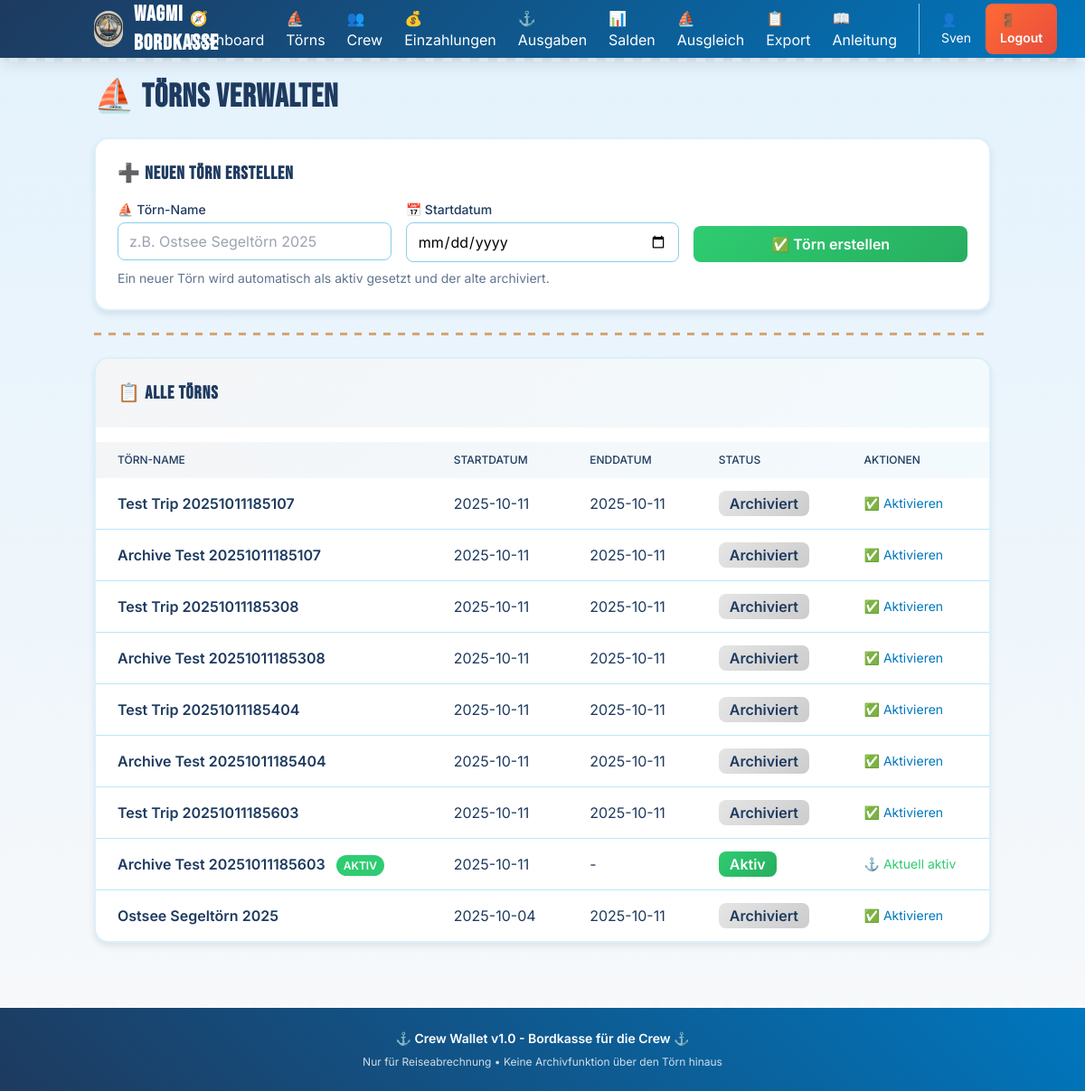
/trips/ (signed in), run on an earlier commit of the app's database.
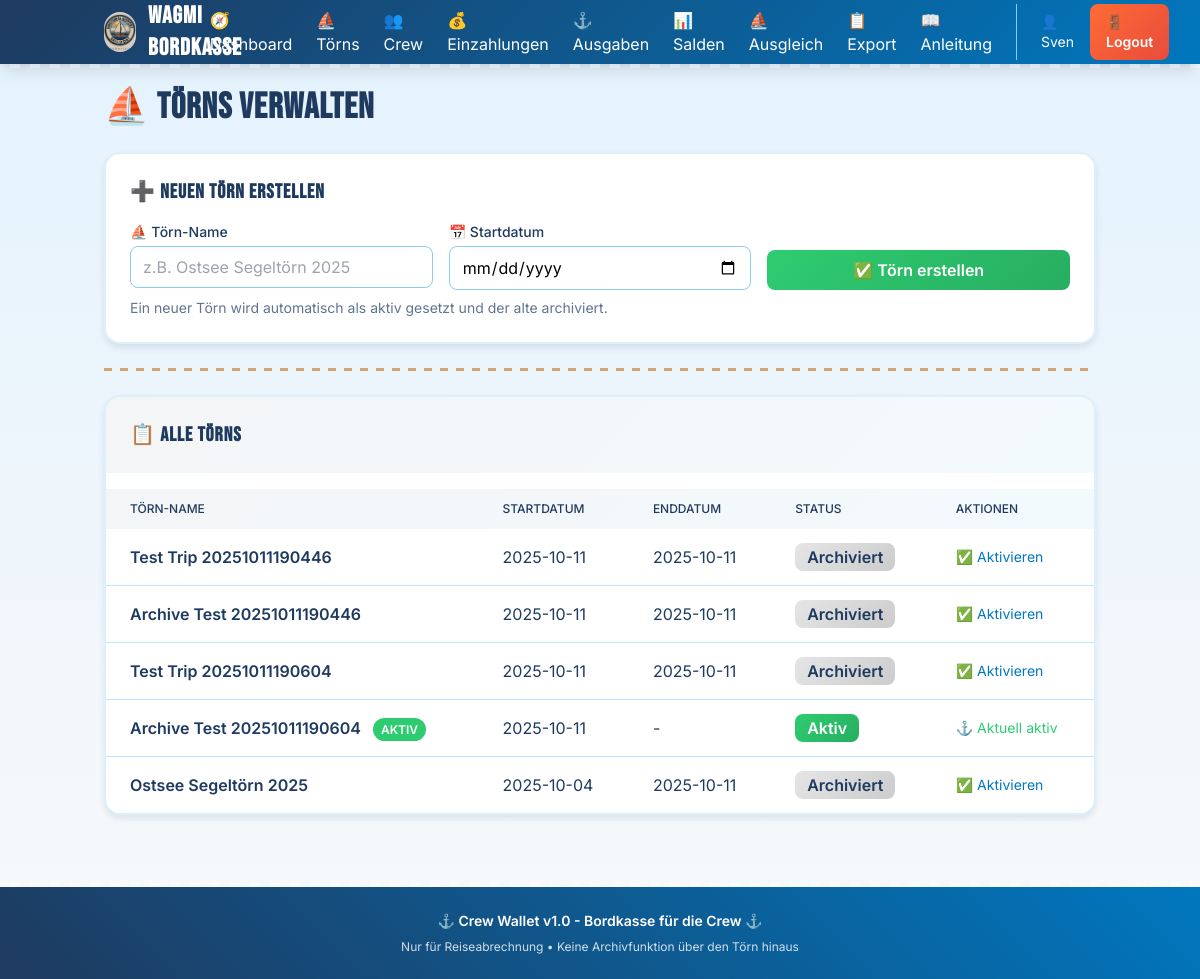
And on a later commit of the database.
### models.py (models this page shows)
class Trip(Base):
    __tablename__ = "trips"
    id = Column(Integer, primary_key=True, index=True)
    name = Column(String(100), nullable=False)
    start_date = Column(Date, nullable=False)
    end_date = Column(Date, nullable=True)
    status = Column(SQLEnum(TripStatus), nullable=False, default=TripStatus.active)
    created_at = Column(DateTime, default=datetime.utcnow)
    crew_members = relationship("CrewMember", back_populates="trip", cascade="all, delete-orphan")
    deposits = relationship("Deposit", back_populates="trip", cascade="all, delete-orphan")
    expenses = relationship("Expense", back_populates="trip", cascade="all, delete-orphan")

### routers/trips.py (the view)
@router.get("/", response_class=HTMLResponse)
async def trips_page(request: Request, db: Session = Depends(get_db)):
    trips = db.query(Trip).order_by(Trip.start_date.desc()).all()
    active_trip = db.query(Trip).filter(Trip.status == TripStatus.active).first()
    return templates.TemplateResponse("trips.html", {
        "request": request,
        "trips": trips,
        "active_trip": active_trip
    })

### templates/trips.html
{% extends "layout.html" %}
{% block content %}
<div class="space-y-6">
    <h1 class="text-4xl font-bold maritime-header" style="color: var(--navy-deep);">⛵ Törns verwalten</h1>
    <div class="bg-white porthole-card p-6">
        <h2 class="text-xl font-bold maritime-header mb-4" style="color: var(--navy-deep);">➕ Neuen Törn erstellen</h2>
        <form method="post" action="/trips/new" class="grid grid-cols-1 md:grid-cols-3 gap-4">
            <div>
                <label class="block text-sm font-medium mb-1" style="color: var(--navy-deep);">⛵ Törn-Name</label>
                <input type="text" name="name" required class="w-full px-3 py-2 border rounded-lg" style="border-color: var(--sky-blue);" placeholder="z.B. Ostsee Segeltörn 2025">
            </div>
            <div>
                <label class="block text-sm font-medium mb-1" style="color: var(--navy-deep);">📅 Startdatum</label>
                <input type="date" name="start_date" required class="w-full px-3 py-2 border rounded-lg" style="border-color: var(--sky-blue);">
            </div>
            <div class="flex items-end">
                <button type="submit" class="w-full text-white px-6 py-2 rounded-lg transition touch-action font-semibold" style="background: linear-gradient(135deg, var(--sea-foam) 0%, #27ae60 100%);">
                    ✅ Törn erstellen
                </button>
            </div>
        </form>
        <p class="text-sm mt-2" style="color: var(--navy-deep); opacity: 0.7;">Ein neuer Törn wird automatisch als aktiv gesetzt und der alte archiviert.</p>
    </div>
    <div class="rope-divider"></div>
    <div class="bg-white porthole-card overflow-hidden">
        <div class="p-6 mb-4" style="background: linear-gradient(135deg, rgba(30, 58, 95, 0.05) 0%, rgba(135, 206, 235, 0.1) 100%);">
            <h2 class="text-xl font-bold maritime-header" style="color: var(--navy-deep);">📋 Alle Törns</h2>
        </div>
        <div class="overflow-x-auto">
            <table class="min-w-full">
                <thead style="background: linear-gradient(135deg, rgba(30, 58, 95, 0.05) 0%, rgba(135, 206, 235, 0.1) 100%);">
                    <tr>
                        <th class="px-6 py-3 text-left text-xs font-medium uppercase" style="color: var(--navy-deep);">Törn-Name</th>
                        <th class="px-6 py-3 text-left text-xs font-medium uppercase" style="color: var(--navy-deep);">Startdatum</th>
                        <th class="px-6 py-3 text-left text-xs font-medium uppercase" style="color: var(--navy-deep);">Enddatum</th>
                        <th class="px-6 py-3 text-left text-xs font-medium uppercase" style="color: var(--navy-deep);">Status</th>
                        <th class="px-6 py-3 text-left text-xs font-medium uppercase" style="color: var(--navy-deep);">Aktionen</th>
                    </tr>
                </thead>
                <tbody class="divide-y divide-sky-200">
                    {% for trip in trips %}
                    <tr>
                        <td class="px-6 py-4 whitespace-nowrap font-semibold" style="color: var(--navy-deep);">
                            {{ trip.name }}
                            {% if trip.id == active_trip.id %}
                            <span class="ml-2 text-xs px-2 py-1 rounded-full" style="background: var(--sea-foam); color: white;">AKTIV</span>
                            {% endif %}
                        </td>
                        <td class="px-6 py-4 whitespace-nowrap" style="color: var(--navy-deep);">{{ trip.start_date }}</td>
                        <td class="px-6 py-4 whitespace-nowrap" style="color: var(--navy-deep);">{{ trip.end_date or '-' }}</td>
                        <td class="px-6 py-4 whitespace-nowrap">
                            {% if trip.status.value == 'active' %}
                            <span class="px-3 py-1 rounded-lg font-semibold" style="background: linear-gradient(135deg, var(--sea-foam) 0%, #27ae60 100%); color: white;">Aktiv</span>
                            {% else %}
                            <span class="px-3 py-1 rounded-lg font-semibold" style="background: linear-gradient(135deg, rgba(0,0,0,0.1) 0%, rgba(0,0,0,0.2) 100%); color: var(--navy-deep);">Archiviert</span>
                            {% endif %}
                        </td>
                        <td class="px-6 py-4 whitespace-nowrap text-sm space-x-2">
                            {% if trip.status.value == 'archived' %}
                            <form action="/trips/{{ trip.id }}/activate" method="post" class="inline">
                                <button type="submit" class="hover:underline touch-action" style="color: var(--ocean-blue);">✅ Aktivieren</button>
                            </form>
                            {% elif trip.id != active_trip.id %}
                            <form action="/trips/{{ trip.id }}/archive" method="post" class="inline" onsubmit="return confirm('Törn wirklich archivieren?')">
                                <button type="submit" class="hover:underline touch-action" style="color: var(--coral);">📦 Archivieren</button>
                            </form>
                            {% else %}
                            <span style="color: var(--sea-foam);">⚓ Aktuell aktiv</span>
                            {% endif %}
                        </td>
                    </tr>
                    {% endfor %}
                </tbody>
            </table>
        </div>
    </div>
</div>
{% endblock %}

### templates/layout.html (shortened to what this page needs)
<!DOCTYPE html>
<html lang="de">
<head>
    <script src="https://cdn.tailwindcss.com"></script>
</head>
<body>
    <nav class="ocean-gradient text-white shadow-lg sticky top-0 z-50 wave-border">
        <div class="container mx-auto px-4">
            <div class="flex items-center justify-between h-16">
                <div class="flex items-center space-x-3">
                    <img src="/static/logo.jpeg" alt="Logo" class="w-10 h-10 rounded-full object-cover">
                    <a href="/" class="text-2xl font-bold maritime-header">WAGMI Bordkasse</a>
                </div>
                <div id="menu" class="hidden lg:flex lg:items-center lg:space-x-6">
                    <a href="/" class="block py-2 lg:py-0 hover:text-sky-200 transition touch-action">🧭 Dashboard</a>
                    <a href="/trips" class="block py-2 lg:py-0 hover:text-sky-200 transition touch-action">⛵ Törns</a>
                    <a href="/crew" class="block py-2 lg:py-0 hover:text-sky-200 transition touch-action">👥 Crew</a>
                    <a href="/deposits" class="block py-2 lg:py-0 hover:text-sky-200 transition touch-action">💰 Einzahlungen</a>
                    <a href="/expenses" class="block py-2 lg:py-0 hover:text-sky-200 transition touch-action">⚓ Ausgaben</a>
                    <a href="/balances" class="block py-2 lg:py-0 hover:text-sky-200 transition touch-action">📊 Salden</a>
                    <a href="/settlement" class="block py-2 lg:py-0 hover:text-sky-200 transition touch-action">⛵ Ausgleich</a>
                    <a href="/export/csv" class="block py-2 lg:py-0 hover:text-sky-200 transition touch-action">📋 Export</a>
                    <a href="/help" class="block py-2 lg:py-0 hover:text-sky-200 transition touch-action">📖 Anleitung</a>
                    {% if request.session.get('user_id') %}
                    <div class="border-l border-sky-300 pl-6 ml-2 flex items-center space-x-4">
                        <span class="text-sm">👤 {{ request.session.get('username', 'User') }}</span>
                        <a href="/logout" class="px-4 py-2 rounded-lg text-sm font-semibold transition hover:scale-105" style="background: linear-gradient(135deg, var(--coral) 0%, #e74c3c 100%);">
                            🚪 Logout
                        </a>
                    </div>
                    {% endif %}
                </div>
            </div>
        </div>
    </nav>
    <main class="container mx-auto px-4 py-6">
        {% block content %}{% endblock %}
    </main>
    <footer class="ocean-gradient text-white text-center py-6 mt-12 wave-border" style="transform: scaleY(-1);">
        <div style="transform: scaleY(-1);">
            <p class="text-sm font-semibold">⚓ Crew Wallet v1.0 - Bordkasse für die Crew ⚓</p>
            <p class="text-xs opacity-80 mt-2">Nur für Reiseabrechnung • Keine Archivfunktion über den Törn hinaus</p>
        </div>
    </footer>
</body>
</html>

### templates/layout.html (style rules this page uses)
:root { --navy-deep: #1e3a5f; --ocean-blue: #0077be; --sea-foam: #2ecc71; --coral: #ff6b35; --sand: #d4a574; --sky-blue: #87ceeb; --cream: #f8f9fa; }
body { font-family: 'Inter', sans-serif; background: linear-gradient(180deg, #e3f2fd 0%, #f8f9fa 100%); min-height: 100vh; }
.touch-action { touch-action: manipulation; }
input, select, textarea { font-size: 16px; }
.maritime-header { font-family: 'Bebas Neue', sans-serif; letter-spacing: 1px; }
.wave-border { position: relative; }
.wave-border::after { content: ''; position: absolute; bottom: -4px; left: 0; right: 0; height: 4px; background: repeating-linear-gradient(90deg, transparent, transparent 10px, rgba(255,255,255,0.3) 10px, rgba(255,255,255,0.3) 20px); }
.rope-divider { height: 3px; background: repeating-linear-gradient(90deg, var(--sand) 0px, var(--sand) 8px, transparent 8px, transparent 16px); margin: 1.5rem 0; }
.porthole-card { border-radius: 1rem; box-shadow: 0 4px 6px rgba(30, 58, 95, 0.1), inset 0 1px 0 rgba(255,255,255,0.1); border: 2px solid rgba(135, 206, 235, 0.3); }
.ocean-gradient { background: linear-gradient(135deg, var(--navy-deep) 0%, var(--ocean-blue) 100%); }

What changed in the data, as far as the page shows it:
removed Trip: name "Test Trip 20251011185404", start_date "2025-10-11", end_date "2025-10-11", status "Archiviert"
removed Trip: name "Archive Test 20251011185404", start_date "2025-10-11", end_date "2025-10-11", status "Archiviert"
removed Trip: name "Test Trip 20251011185603", start_date "2025-10-11", end_date "2025-10-11", status "Archiviert"
removed Trip: name "Archive Test 20251011185603", shows "AKTIV", start_date "2025-10-11", end_date "-", status "Aktiv"
changed Trip: name "Test Trip 20251011185107" → "Test Trip 20251011190446"
changed Trip: name "Archive Test 20251011185107" → "Archive Test 20251011190446"
changed Trip: name "Test Trip 20251011185308" → "Test Trip 20251011190604"
changed Trip: name "Archive Test 20251011185308" → "Archive Test 20251011190604"; end_date "2025-10-11" → "-"; now shows "AKTIV"; status "Archiviert ✅ Aktivieren" → "Aktiv ⚓ Aktuell aktiv"
